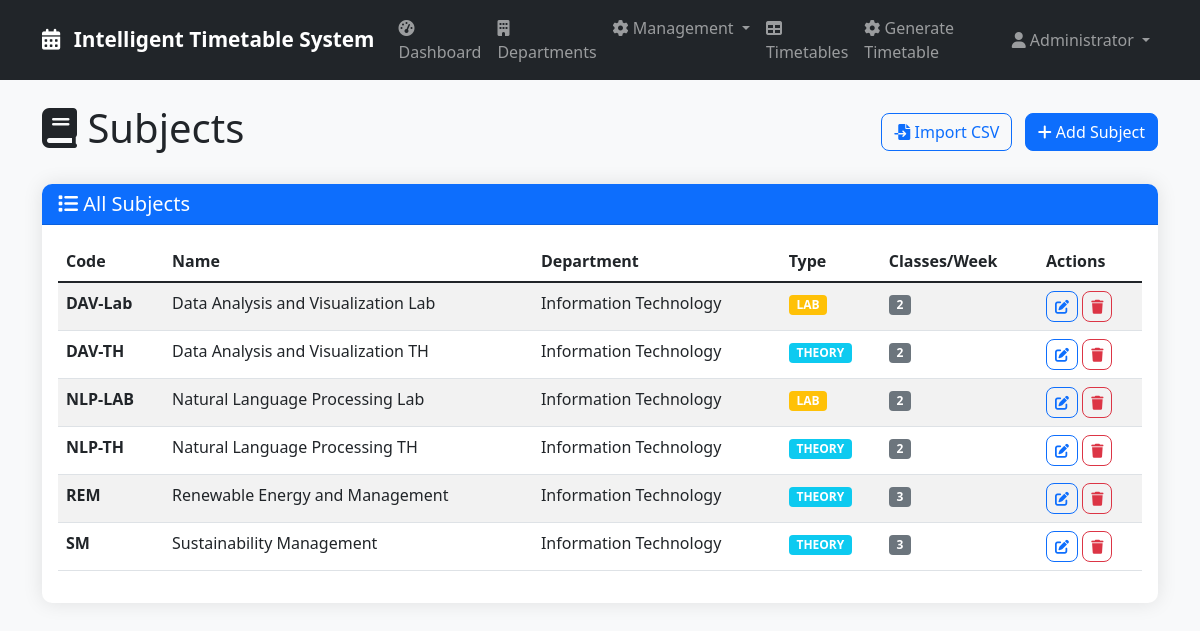
/subjects (signed in), run on an earlier commit of the app's database.
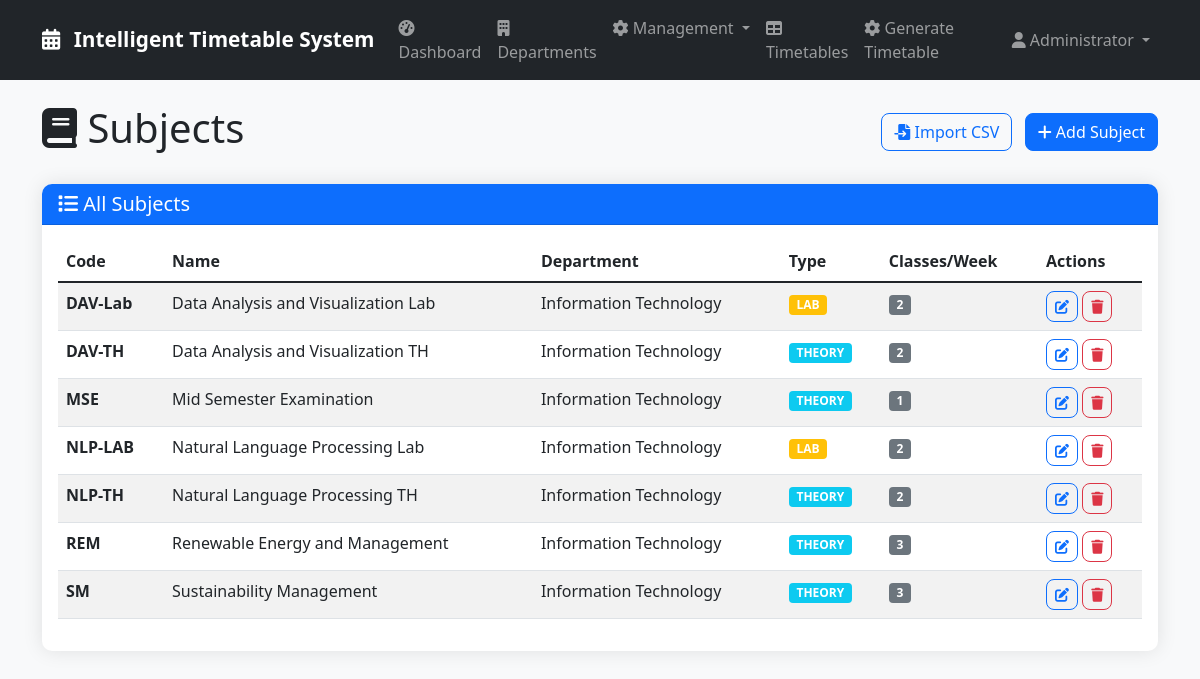
And on a later commit of the database.
### tables this page shows
CREATE TABLE subjects (
            id INTEGER PRIMARY KEY AUTOINCREMENT,
            name TEXT NOT NULL,
            code TEXT UNIQUE NOT NULL,
            department_id INTEGER,
            subject_type TEXT DEFAULT 'THEORY',
            classes_per_week INTEGER DEFAULT 3,
            created_at DATETIME DEFAULT CURRENT_TIMESTAMP,
            FOREIGN KEY (department_id) REFERENCES departments (id)
        );

CREATE TABLE departments (
            id INTEGER PRIMARY KEY AUTOINCREMENT,
            name TEXT NOT NULL,
            code TEXT UNIQUE NOT NULL,
            created_at DATETIME DEFAULT CURRENT_TIMESTAMP
        );

### app.py (the view)
@app.route('/subjects')
@login_required
def subjects():
    conn = sqlite3.connect('timetable.db')
    conn.row_factory = sqlite3.Row
    cursor = conn.cursor()
    cursor.execute('''
        SELECT s.*, d.name as department_name
        FROM subjects s
        LEFT JOIN departments d ON s.department_id = d.id
        ORDER BY s.name
    ''')
    subjects = cursor.fetchall()
    cursor.execute('SELECT * FROM departments ORDER BY name')
    departments = cursor.fetchall()
    conn.close()
    return render_template('subjects.html', subjects=subjects, departments=departments)

### app.py (called while the page is built)
def login_required(f):
    @wraps(f)
    def decorated_function(*args, **kwargs):
        if 'user_id' not in session:
            flash('Please log in to access this page.', 'error')
            return redirect(url_for('login'))
        return f(*args, **kwargs)
    return decorated_function

@app.context_processor
def utility_processor():
    return dict(get_faculty_subjects=get_faculty_subjects)

### templates/subjects.html (shortened to what this page needs)
{% extends "base.html" %}
{% block content %}
<div class="d-flex justify-content-between align-items-center mb-4">
    <h1><i class="fas fa-book"></i> Subjects</h1>
    {% if session.role == 'admin' %}
    <div>
        <a href="{{ url_for('upload_csv') }}" class="btn btn-outline-primary me-2">
            <i class="fas fa-file-import"></i> Import CSV
        </a>
        <button class="btn btn-primary" data-bs-toggle="modal" data-bs-target="#addSubjectModal">
            <i class="fas fa-plus"></i> Add Subject
        </button>
    </div>
    {% endif %}
</div>
<div class="card">
    <div class="card-header bg-primary text-white">
        <h5 class="mb-0"><i class="fas fa-list"></i> All Subjects</h5>
    </div>
    <div class="card-body">
        {% if subjects %}
        <div class="table-responsive">
            <table class="table table-striped table-hover">
                <thead>
                    <tr>
                        <th>Code</th>
                        <th>Name</th>
                        <th>Department</th>
                        <th>Type</th>
                        <th>Classes/Week</th>
                        {% if session.role == 'admin' %}
                        <th>Actions</th>
                        {% endif %}
                    </tr>
                </thead>
                <tbody>
                    {% for subject in subjects %}
                    <tr>
                        <td class="fw-bold">{{ subject.code }}</td>
                        <td>{{ subject.name }}</td>
                        <td>{{ subject.department_name or 'N/A' }}</td>
                        <td>
                            <span class="badge bg-{{ 'info' if subject.subject_type == 'THEORY' else 'warning' }}">
                                {{ subject.subject_type }}
                            </span>
                        </td>
                        <td>
                            <span class="badge bg-secondary">{{ subject.classes_per_week }}</span>
                        </td>
                        {% if session.role == 'admin' %}
                        <td>
                            <button class="btn btn-sm btn-outline-primary" data-bs-toggle="modal"
                                    data-bs-target="#editSubjectModal"
                                    data-id="{{ subject.id }}"
                                    data-name="{{ subject.name }}"
                                    data-code="{{ subject.code }}"
                                    data-dept="{{ subject.department_id }}"
                                    data-type="{{ subject.subject_type }}"
                                    data-classes="{{ subject.classes_per_week }}">
                                <i class="fas fa-edit"></i>
                            </button>
                            <button class="btn btn-sm btn-outline-danger" data-bs-toggle="modal"
                                    data-bs-target="#deleteSubjectModal"
                                    data-id="{{ subject.id }}"
                                    data-name="{{ subject.name }}">
                                <i class="fas fa-trash"></i>
                            </button>
                        </td>
                        {% endif %}
                    </tr>
                    {% endfor %}
                </tbody>
            </table>
        </div>
        {% else %}
        <div class="alert alert-info">
            <i class="fas fa-info-circle"></i> No subjects found. Add some subjects to get started.
        </div>
        {% endif %}
    </div>
</div>
{% endblock %}

What changed in the data, as far as the page shows it:
added subjects: code "MSE", name "Mid Semester Examination", name "Information Technology", subject_type "THEORY", classes_per_week "1"
